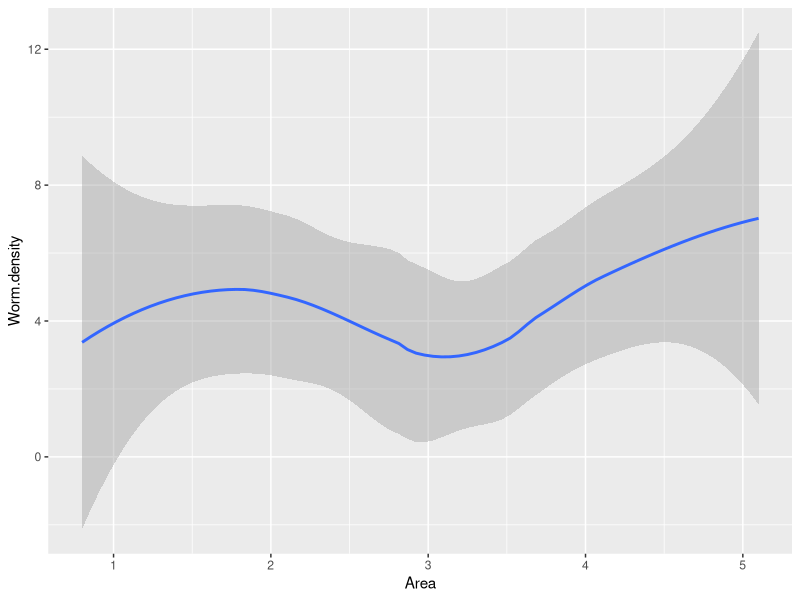
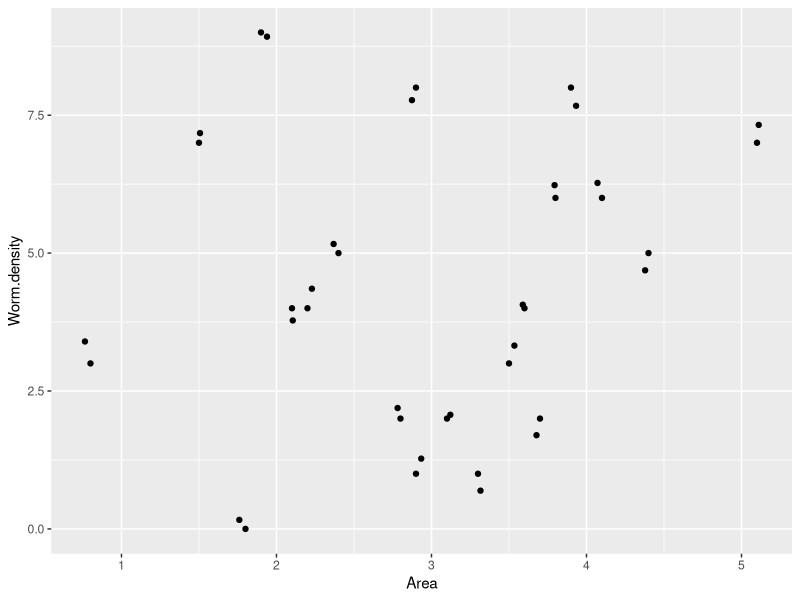
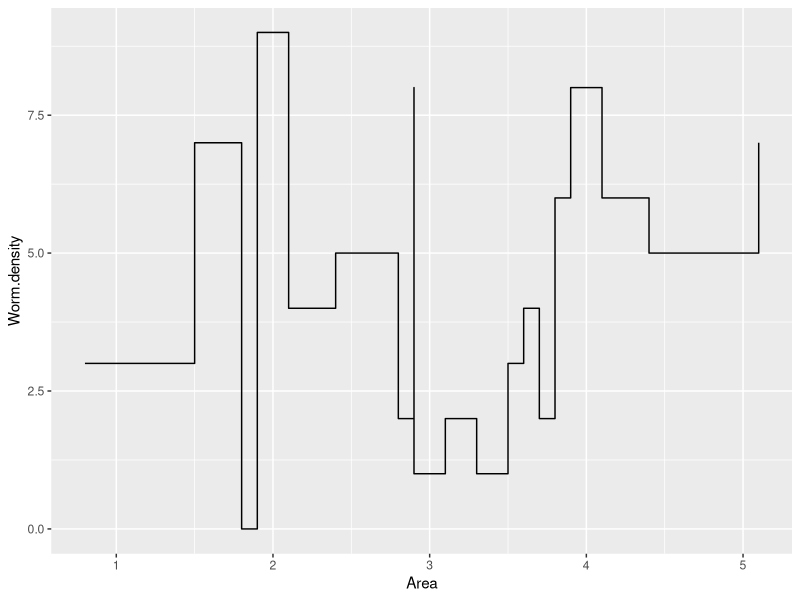
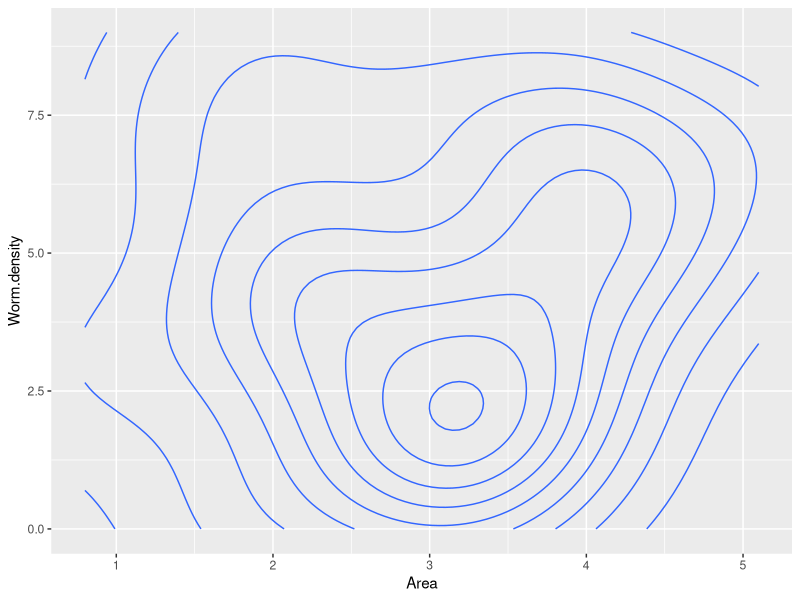
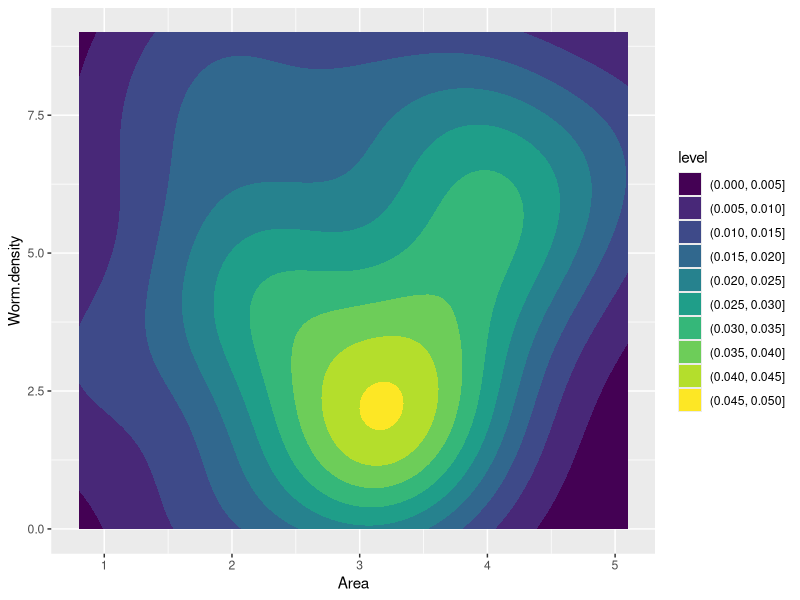

These charts were generated, in order, by the following R code:
library(readr)
library(dplyr)
library(ggplot2)
## A.
# Read the csv as a data frame 
worms <- read_csv("worms.csv")
# Filter out all rows with the Grassland string included
x <- worms %>% filter(Vegetation == "Grassland")
# Count the number of those rows to know how many samples Mike took from
#  areas with Grassland vegetation
count(x)

## B.
# Select the Soil.pH column and save as a data frame
pH_vals <- select(worms, Soil.pH)
# Print the summary of the pH values, including the mean, to the console
summary(pH_vals)

## C.
# Filter out each of the vegetation zone values as their own data frames
grassland_data <- worms %>% filter(Vegetation == "Grassland")
arable_data <- worms %>% filter(Vegetation == "Arable")
meadow_data <- worms %>% filter(Vegetation == "Meadow")
orchard_data <- worms %>% filter(Vegetation == "Orchard")
scrub_data <- worms %>% filter(Vegetation == "Scrub")
# Print summary of each column for each data frame
summary(grassland_data)
summary(arable_data)
summary(meadow_data)
summary(orchard_data)
summary(scrub_data)
# I manually took the mean for each column from the summaries and put them
#  in an Excel spreadsheet before exporting the spreadsheet as a .csv into
#  this workspace

## D.
# Use ggplot to make plots of the Area vs Worm Density for the worms data frame
# a Smooth line graph
ggplot(worms, aes(x = Area, y = Worm.density)) + geom_smooth()
# a dot plot which seems to show groupings better
ggplot(worms, aes(x = Area, y = Worm.density)) + geom_point() + 
      scale_x_continuous() + geom_jitter()
# a step graph
ggplot(worms, aes(x = Area, y = Worm.density)) + geom_step(direction = "hv")
# a 2d density graph
ggplot(worms, aes(x = Area, y = Worm.density)) + geom_density2d()
# a filled 2d density graph which results in the dreaded heat map
ggplot(worms, aes(x = Area, y = Worm.density)) + geom_density2d_filled()
